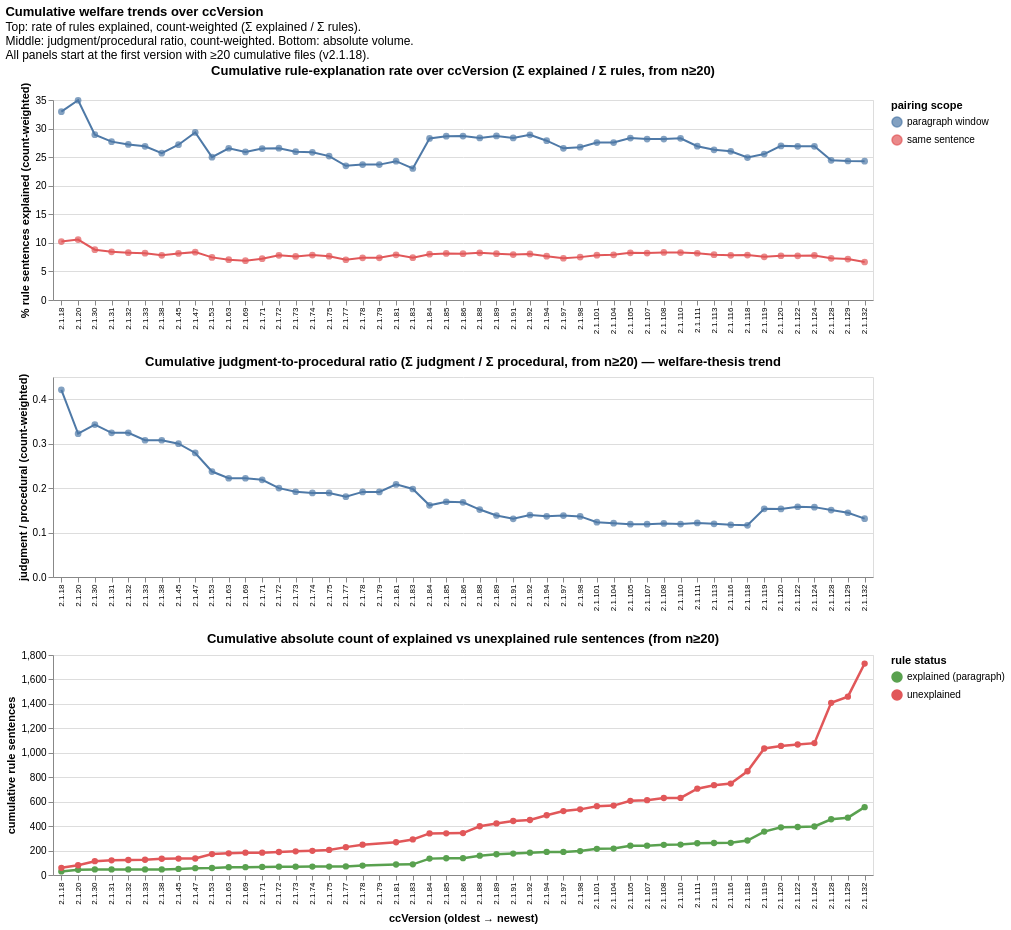

Notebook code cell kept with this figure:
### Markdown cell above
### Cumulative welfare trends over `ccVersion`

Three panels stacked vertically, sharing the same `ccVersion` x-axis. Each panel is a running mean / sum across all files with `ccVersion ≤ V` — the rightmost value equals the corpus-wide value.

1. **Cumulative `pct_explained_para` rate** — % of rule sentences with a justification anywhere in their paragraph (with the same-sentence pairing rate as a reference line).
2. **Cumulative `judgment_to_procedural_ratio`** — invitations to deliberate vs prescriptions of procedure. The welfare-thesis trend.
3. **Cumulative absolute counts** — running sum of explained vs unexplained rule sentences across the corpus.  Where panel 1 says "the rate is steady", panel 3 says "Claude is being exposed to *more* unexplained rules in absolute terms as the corpus grows."

The first two panels alone tell you whether per-file behaviour is shifting; the third tells you the absolute scale at which the welfare-relevant volume is accumulating.

### Code cell
"""Cumulative welfare trends over ccVersion: rate | ratio | absolute counts (vconcat).

Panels 1 and 2 use the count-weighted cumulative aggregator
(`prompt_analysis.cumulative_count_by_version`) — `Σ num / Σ den` over files
in versions ≤ V. The latest-version point on each curve equals the canonical
HEADLINE value by construction, so the curve endpoint cross-checks against
`headline_numbers()`.

The cumulative pool below 20 files is too small to produce a stable ratio
(a single outlier file dominates the running statistic), so all three
panels suppress data before that threshold and start the visible curve
from the first version where `n_files_so_far ≥ 20` (v2.1.18 in the current
corpus). Earlier versions exist and contribute to the cumulative running
state; they're just not plotted because the rate at that point isn't a
defensible corpus claim.
"""
from prompt_analysis import cumulative_count_by_version

ver_order_cum = (
    alt_df[alt_df["ccVersion"] != ""]
    .drop_duplicates("ccVersion").sort_values("ccVersion_sort")["ccVersion"].tolist()
)

SMALL_N_THRESHOLD = 20  # below this many cumulative files, the running ratio is unstable

# --- panel 1: cumulative rule-explanation rate (count-weighted) ---
cum_re_para = cumulative_count_by_version(
    alt_df, "rule_n_explained_para", "rule_n", pct=True,
    metric_label="paragraph window",
)
cum_re_same = cumulative_count_by_version(
    alt_df, "rule_n_explained_same", "rule_n", pct=True,
    metric_label="same sentence",
)
cum_re = pd.concat([cum_re_para, cum_re_same], ignore_index=True)
cum_re = cum_re[cum_re["n_files_so_far"] >= SMALL_N_THRESHOLD]


def _line_with_points(df, color_enc, y_title, title, height=200, value_title="count-weighted ratio"):
    base = alt.Chart(df).encode(
        x=alt.X("ccVersion:N", sort=ver_order_cum, title=None,
                axis=alt.Axis(labelAngle=-90, labelLimit=80,
                               labelOverlap=False, labelFontSize=8)),
        y=alt.Y("value:Q", title=y_title),
        color=color_enc,
        tooltip=[
            alt.Tooltip("ccVersion:N"),
            alt.Tooltip("metric:N"),
            alt.Tooltip("value:Q", format=".3f", title=value_title),
            alt.Tooltip("num_so_far:Q", format=",.0f", title="Σ numerator"),
            alt.Tooltip("den_so_far:Q", format=",.0f", title="Σ denominator"),
            alt.Tooltip("n_files_so_far:Q", title="files ≤ V"),
        ],
    )
    line = base.mark_line(strokeWidth=2.0)
    pts  = base.mark_point(filled=True, size=45)
    return alt.layer(line, pts).properties(width=820, height=height, title=title)


cum_re_chart = _line_with_points(
    cum_re,
    color_enc=alt.Color("metric:N",
                        scale=alt.Scale(domain=["paragraph window", "same sentence"],
                                        range=["#4e79a7", "#e15759"]),
                        legend=alt.Legend(title="pairing scope", orient="right")),
    y_title="% rule sentences explained (count-weighted)",
    title="Cumulative rule-explanation rate over ccVersion (Σ explained / Σ rules, from n≥20)",
    height=200,
    value_title="count-weighted %",
)

# --- panel 2: cumulative judgment-to-procedural ratio (count-weighted) ---
cum_jp = cumulative_count_by_version(
    alt_df, "judgment_count", "procedural_count",
    metric_label="judgment / procedural",
)
cum_jp = cum_jp[cum_jp["n_files_so_far"] >= SMALL_N_THRESHOLD]

cum_jp_chart = _line_with_points(
    cum_jp,
    color_enc=alt.value("#4e79a7"),
    y_title="judgment / procedural (count-weighted)",
    title="Cumulative judgment-to-procedural ratio (Σ judgment / Σ procedural, from n≥20) — welfare-thesis trend",
    height=200,
)

# --- panel 3: cumulative absolute counts of explained vs unexplained rule sentences ---
abs_df = alt_df[(alt_df["ccVersion"] != "") & (alt_df["rule_n"] > 0)].copy()
abs_df["_explained_n"]   = abs_df["rule_n_explained_para"].astype(float)
abs_df["_unexplained_n"] = abs_df["rule_n"].astype(float) - abs_df["_explained_n"]

cum_abs_explained = cumulative_by_version(abs_df, ["_explained_n"],   agg="sum")
cum_abs_explained["status"] = "explained (paragraph)"
cum_abs_unexplained = cumulative_by_version(abs_df, ["_unexplained_n"], agg="sum")
cum_abs_unexplained["status"] = "unexplained"
cum_abs_df = pd.concat([cum_abs_explained, cum_abs_unexplained], ignore_index=True)
cum_abs_df = cum_abs_df[cum_abs_df["n_files_so_far"] >= SMALL_N_THRESHOLD]

cum_abs_chart = (
    alt.Chart(cum_abs_df)
    .mark_line(point=alt.OverlayMarkDef(filled=True, size=40), strokeWidth=2.5)
    .encode(
        x=alt.X("ccVersion:N", sort=ver_order_cum,
                title="ccVersion (oldest → newest)",
                axis=alt.Axis(labelAngle=-90, labelLimit=80, labelOverlap=False, labelFontSize=8)),
        y=alt.Y("value:Q", title="cumulative rule sentences"),
        color=alt.Color("status:N",
                        scale=alt.Scale(domain=["explained (paragraph)", "unexplained"],
                                        range=["#59a14f", "#e15759"]),
                        legend=alt.Legend(title="rule status", orient="right")),
        tooltip=[
            alt.Tooltip("ccVersion:N"),
            alt.Tooltip("status:N"),
            alt.Tooltip("value:Q", format=",.0f", title="cumulative count"),
            alt.Tooltip("n_files_so_far:Q", title="files ≤ V"),
        ],
    )
    .properties(width=820, height=220,
                title="Cumulative absolute count of explained vs unexplained rule sentences (from n≥20)")
)

cumulative_welfare = alt.vconcat(cum_re_chart, cum_jp_chart, cum_abs_chart).resolve_scale(
    color="independent", x="shared"
).properties(
    title=alt.TitleParams(
        "Cumulative welfare trends over ccVersion",
        subtitle=[
            "Top: rate of rules explained, count-weighted (Σ explained / Σ rules).",
            "Middle: judgment/procedural ratio, count-weighted. Bottom: absolute volume.",
            "All panels start at the first version with ≥20 cumulative files (v2.1.18).",
        ],
        anchor="start",
    )
)
save_chart(cumulative_welfare, "15-cumulative-welfare-trends")
